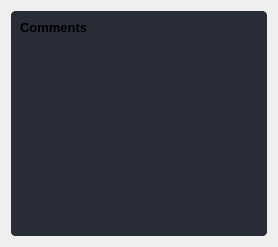
               <widget class="QWidget" name="page_5">
                <layout class="QHBoxLayout" name="horizontalLayout_12">
                 <item>
                  <widget class="QFrame" name="frame_div_content_6">
                   <property name="minimumSize">
                    <size>
                     <width>0</width>
                     <height>0</height>
                    </size>
                   </property>
                   <property name="maximumSize">
                    <size>
                     <width>16777215</width>
                     <height>16777215</height>
                    </size>
                   </property>
                   <property name="styleSheet">
                    <string notr="true">background-color: rgb(41, 45, 56);
border-radius: 5px;
</string>
                   </property>
                   <property name="frameShape">
                    <enum>QFrame::NoFrame</enum>
                   </property>
                   <property name="frameShadow">
                    <enum>QFrame::Raised</enum>
                   </property>
                   <layout class="QVBoxLayout" name="verticalLayout_18">
                    <property name="spacing">
                     <number>0</number>
                    </property>
                    <property name="leftMargin">
                     <number>0</number>
                    </property>
                    <property name="topMargin">
                     <number>0</number>
                    </property>
                    <property name="rightMargin">
                     <number>0</number>
                    </property>
                    <property name="bottomMargin">
                     <number>0</number>
                    </property>
                    <item>
                     <widget class="QFrame" name="frame_title_wid_6">
                      <property name="maximumSize">
                       <size>
                        <width>16777215</width>
                        <height>35</height>
                       </size>
                      </property>
                      <property name="styleSheet">
                       <string notr="true">background-color: rgb(39, 44, 54);</string>
                      </property>
                      <property name="frameShape">
                       <enum>QFrame::StyledPanel</enum>
                      </property>
                      <property name="frameShadow">
                       <enum>QFrame::Raised</enum>
                      </property>
                      <layout class="QVBoxLayout" name="verticalLayout_19">
                       <item>
                        <widget class="QLabel" name="labelBoxBlenderInstalation_6">
                         <property name="font">
                          <font>
                           <family>Segoe UI</family>
                           <pointsize>10</pointsize>
                           <weight>75</weight>
                           <bold>true</bold>
                          </font>
                         </property>
                         <property name="styleSheet">
                          <string notr="true"/>
                         </property>
                         <property name="text">
                          <string>Comments</string>
                         </property>
                        </widget>
                       </item>
                      </layout>
                     </widget>
                    </item>
                    <item>
                     <widget class="QFrame" name="frame_content_wid_6">
                      <property name="frameShape">
                       <enum>QFrame::NoFrame</enum>
                      </property>
                      <property name="frameShadow">
                       <enum>QFrame::Raised</enum>
                      </property>
                      <layout class="QHBoxLayout" name="horizontalLayout_15">
                       <property name="leftMargin">
                        <number>0</number>
                       </property>
                       <property name="topMargin">
                        <number>0</number>
                       </property>
                       <property name="rightMargin">
                        <number>0</number>
                       </property>
                       <property name="bottomMargin">
                        <number>0</number>
                       </property>
                       <item>
                        <widget class="QPlainTextEdit" name="plainTextEdit_comments_log">
                         <property name="readOnly">
                          <bool>true</bool>
                         </property>
                        </widget>
                       </item>
                      </layout>
                     </widget>
                    </item>
                   </layout>
                  </widget>
                 </item>
                </layout>
               </widget>
